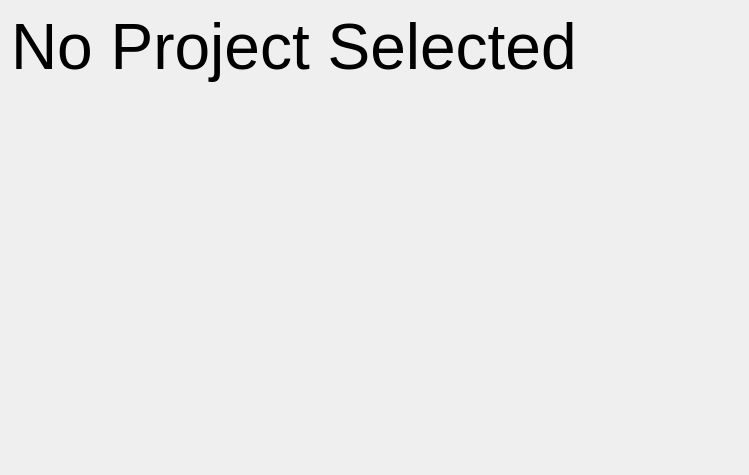
<?xml version="1.0" encoding="UTF-8"?>
<ui version="4.0">
 <class>Form</class>
 <widget class="QWidget" name="Form">
  <property name="geometry">
   <rect>
    <x>0</x>
    <y>0</y>
    <width>749</width>
    <height>475</height>
   </rect>
  </property>
  <property name="windowTitle">
   <string>Form</string>
  </property>
  <layout class="QVBoxLayout" name="verticalLayout">
   <item>
    <widget class="QLabel" name="label">
     <property name="font">
      <font>
       <pointsize>48</pointsize>
      </font>
     </property>
     <property name="text">
      <string>No Project Selected</string>
     </property>
     <property name="alignment">
      <set>Qt::AlignLeading|Qt::AlignLeft|Qt::AlignTop</set>
     </property>
    </widget>
   </item>
  </layout>
 </widget>
 <resources/>
 <connections/>
</ui>
